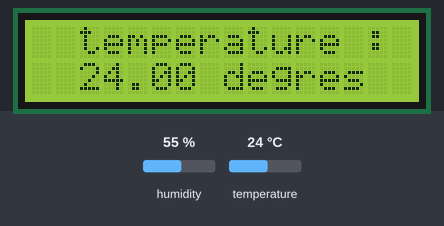
Recording of a sketch running on a simulated Arduino Uno, built with avr-gcc and run on an emulated ATmega328P. On the bench: 16×2 character LCD. The test bench sets the inputs (shaded band); at power-on: temperature 24 °C, humidity 55 %. What the sketch prints to the serial monitor is not drawn.

Above: at 2.2 s.
2.3 s: temperature set to 12 °C
At 4.3 s:
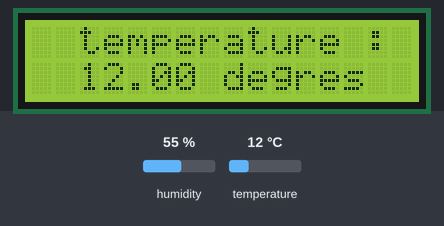
5.1 s: temperature set to 19 °C
At 5.7 s:
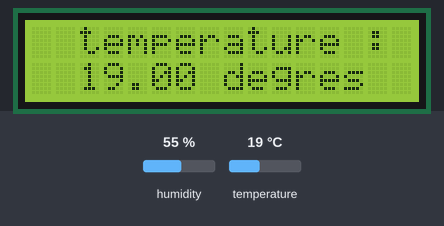
7.9 s: temperature set to 28 °C
At 9.7 s:
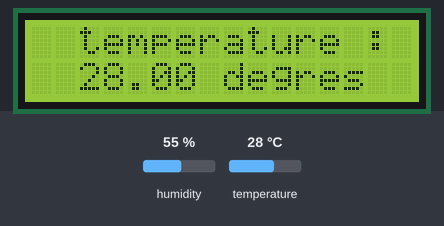
Timing chart, 0 to 11.2 s (numbered marks = the images above; inputs shaded):
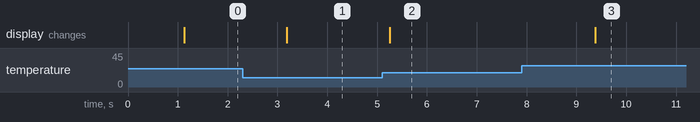

The sketch:

VentilateurEtCapteur.ino
```cpp
// inclure les librairies
#include <DHT.h> // librairie pour le capteur de température DHT22
#include <LiquidCrystal_I2C.h> // librairie pour l'écran LCD
#define DHTPIN 2 // Definit la broche de l'Arduino sur laquelle la broche DATA du capteur est reliee -> broche 2
#define DHTTYPE DHT22 // Definit le type de capteur utilisé

#include<SoftwareSerial.h>
#define RX 10
#define TX 11
SoftwareSerial BlueT(RX,TX);
int mess;

DHT dht(DHTPIN,DHTTYPE); // Déclare un objet de type DHT, Il faut passer en parametre du constructeur de l'objet la broche et le type de capteur

#define ventilateurPIN 1 // broche 1 de l'arduino -> pour ventilateur
LiquidCrystal_I2C lcd(0x27,16,2); //16 colonnes et 2 lignes pour l'écran LCD

void setup(){
  pinMode(ventilateurPIN,OUTPUT); //règle broche 1 de l'arduino en mode sortie
  lcd.init(); // initialisation de l’afficheur
  lcd.backlight(); //lumière pour l'écran
  dht.begin(); // Initialise la capteur DHT22
  Serial.begin(9600);
  delay(500);
  Serial.println("Bonjour -Pret pour les commandes AT");
  BlueT.begin(9600);
  delay(500);
}

void loop(){

  float t = dht.readTemperature(); // récupération de la température
  float h = dht.readHumidity();

  while (BlueT.available()>0) {
    mess=BlueT.read();
  }

  BlueT.println("temp");
  BlueT.println(t);
  BlueT.println("hum");
  BlueT.println(h);

  Serial.println("Temperature");
  Serial.println(t);
  Serial.println("HumAir");
  Serial.println(h);

  //............
  lcd.clear(); // initialisation de l'écran LCD
  lcd.setCursor(2,0); //initilisation des lignes et colonnes de l'écran lCD -> affichage température
  lcd.print("temperature : ");
  lcd.setCursor(2,1);
  lcd.print(t);
  lcd.print(" degres");
  //............

  if (t > 10) { // si la température est supérieure à 25 degrés, on active le ventilateur
    digitalWrite(ventilateurPIN,HIGH); // le ventilateur se met à tourner
  } else { // si la température est est inférieure ou égale à 25 degrés, on éteins le ventilateur
    digitalWrite(ventilateurPIN,LOW); // le ventilateur s'arrête

  }
  delay(2000);  // Attend 2 secondes avant de reboucler
}
```

Measured:
- after the input at 2.3 s, the display: changes after 0.89 s (image 1)
- after the input at 5.1 s, the display: changes after 0.15 s (image 2)
- after the input at 7.9 s, the display: changes after 1.5 s (image 3)
